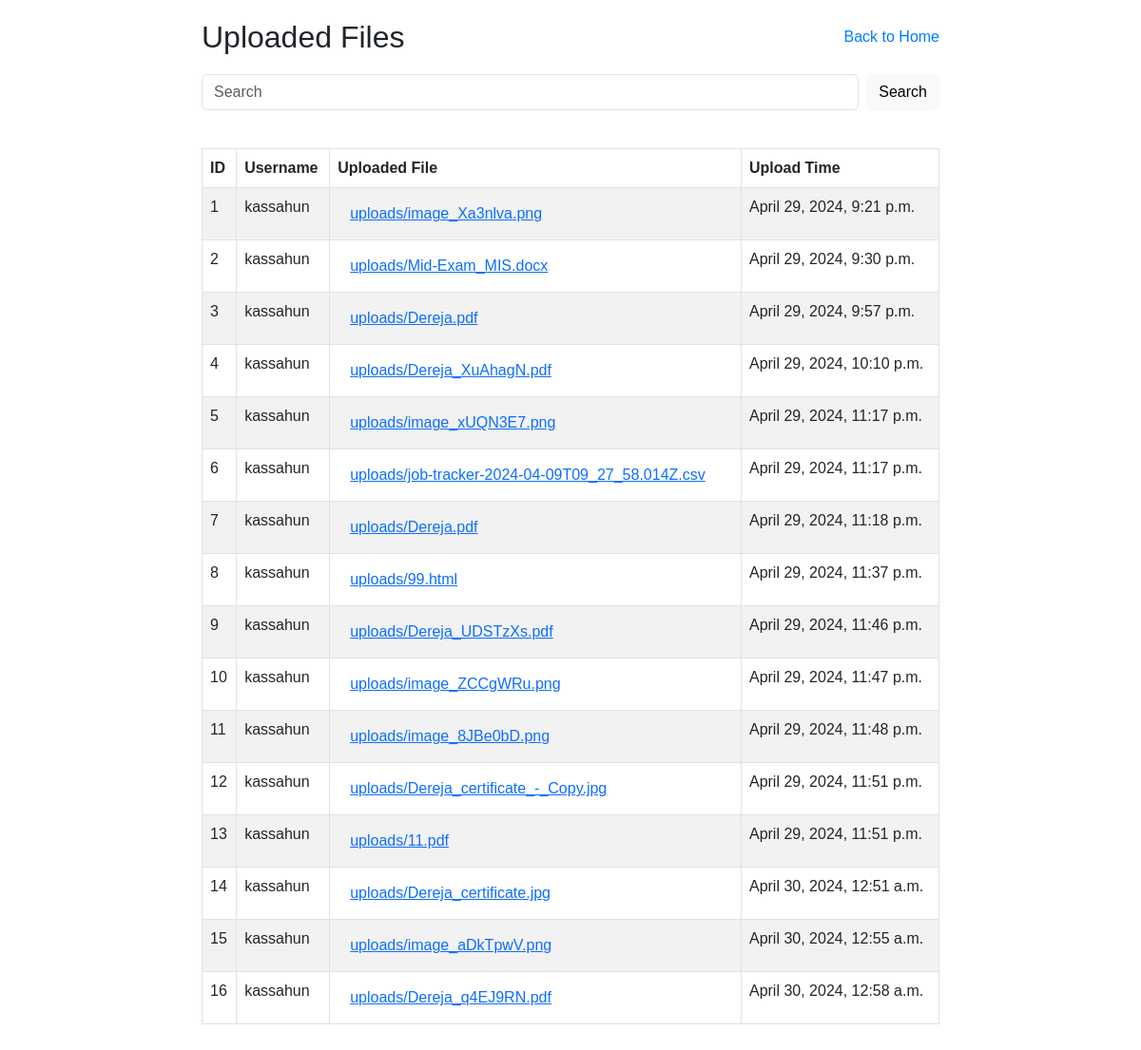
The page /upload/view_files/ (signed in) on the database its author committed.
### knowledge_portal/models.py (models this page shows)
class UploadedFile(models.Model):
    file = models.FileField(upload_to='uploads/')
    uploaded_at = models.DateTimeField(default=timezone.now)
    upload_time = models.DateTimeField(default=timezone.now)
    user = models.ForeignKey(User, on_delete=models.CASCADE)  # ForeignKey to the User model

### knowledge_portal/views.py (the view)
# urls.py: path('upload/view_files/', views.view_files, name='view_files'),
@login_required
def view_files(request):
    files = UploadedFile.objects.all()
    for file in files:
        file.username = file.user.username  # Assuming user is a ForeignKey in UploadedFile model
    return render(request, 'knowledge_portal/view_files.html', {'files': files})

### knowledge_portal/templates/Knowledge_portal/view_files.html (shortened to what this page needs)
<!DOCTYPE html>
<html lang="en">
<head>
     <link href="https://cdn.jsdelivr.net/npm/bootstrap@5.3.0-alpha1/dist/css/bootstrap.min.css" rel="stylesheet">
     <link href="https://cdnjs.cloudflare.com/ajax/libs/font-awesome/6.0.0-beta3/css/all.min.css" rel="stylesheet">
</head>
<body>
    <div class="container">
        <div class="header">
            <h2>Uploaded Files</h2>
            <a href="/" class="back-home">Back to Home</a>
        </div>
        <div class="search-form">
            <form class="d-flex">
                <input class="form-control me-2" type="search" id="file-search" placeholder="Search" aria-label="Search">
                <button class="btn btn-light" type="button" onclick="filterFiles()">Search</button>
            </form>
        </div>
        <div class="table-responsive">
            <table id="file-table" class="table table-striped table-bordered table-hover">
                <thead class="thead-dark">
                    <tr>
                        <th>ID</th>
                        <th>Username</th>
                        <th>Uploaded File</th>
                        <th>Upload Time</th>
                    </tr>
                </thead>
                <tbody id="file-list">
                    {% for file in files %}
                        <tr>
                            <td>{{ file.id }}</td>
                            <td>{{ file.username }}</td>
                            <td><a href="{% url 'download_file' file.id %}" class="btn btn-link">{{ file.file.name }}</a></td>
                            <td>{{ file.upload_time }}</td>
                        </tr>
                    {% empty %}
                        <tr>
                            <td colspan="4">No files uploaded yet.</td>
                        </tr>
                    {% endfor %}
                </tbody>
            </table>
        </div>
    </div>
</body>
</html>

### knowledge_portal/templates/Knowledge_portal/view_files.html (style rules this page uses)
body { font-family: Arial, sans-serif; margin: 0; padding: 20px; }
.container { max-width: 800px; margin: auto; display: flex; flex-direction: column; }
.header { display: flex; justify-content: space-between; align-items: center; margin-bottom: 20px; }
h2 { margin: 0; }
.back-home { color: #007bff; text-decoration: none; }
a { color: #007bff; text-decoration: none; }
#file-table { margin-top: 20px; }
.search-form { margin-bottom: 20px; }

### rows shown on the page
UploadedFile: id "1", username "kassahun", file.name "uploads/image_Xa3nlva.png", upload_time "April 29, 2024, 9:21 p.m."
UploadedFile: id "2", username "kassahun", file.name "uploads/Mid-Exam_MIS.docx", upload_time "April 29, 2024, 9:30 p.m."
UploadedFile: id "3", username "kassahun", file.name "uploads/Dereja.pdf", upload_time "April 29, 2024, 9:57 p.m."
UploadedFile: id "4", username "kassahun", file.name "uploads/Dereja_XuAhagN.pdf", upload_time "April 29, 2024, 10:10 p.m."
UploadedFile: id "5", username "kassahun", file.name "uploads/image_xUQN3E7.png", upload_time "April 29, 2024, 11:17 p.m."
UploadedFile: id "6", username "kassahun", file.name "uploads/job-tracker-2024-04-09T09_27_58.014Z.csv", upload_time "April 29, 2024, 11:17 p.m."
UploadedFile: id "7", username "kassahun", file.name "uploads/Dereja.pdf", upload_time "April 29, 2024, 11:18 p.m."
UploadedFile: id "8", username "kassahun", file.name "uploads/99.html", upload_time "April 29, 2024, 11:37 p.m."
UploadedFile: id "9", username "kassahun", file.name "uploads/Dereja_UDSTzXs.pdf", upload_time "April 29, 2024, 11:46 p.m."
UploadedFile: id "10", username "kassahun", file.name "uploads/image_ZCCgWRu.png", upload_time "April 29, 2024, 11:47 p.m."
UploadedFile: id "11", username "kassahun", file.name "uploads/image_8JBe0bD.png", upload_time "April 29, 2024, 11:48 p.m."
UploadedFile: id "12", username "kassahun", file.name "uploads/Dereja_certificate_-_Copy.jpg", upload_time "April 29, 2024, 11:51 p.m."
UploadedFile: id "13", username "kassahun", file.name "uploads/11.pdf", upload_time "April 29, 2024, 11:51 p.m."
UploadedFile: id "14", username "kassahun", file.name "uploads/Dereja_certificate.jpg", upload_time "April 30, 2024, 12:51 a.m."
UploadedFile: id "15", username "kassahun", file.name "uploads/image_aDkTpwV.png", upload_time "April 30, 2024, 12:55 a.m."
UploadedFile: id "16", username "kassahun", file.name "uploads/Dereja_q4EJ9RN.pdf", upload_time "April 30, 2024, 12:58 a.m."
